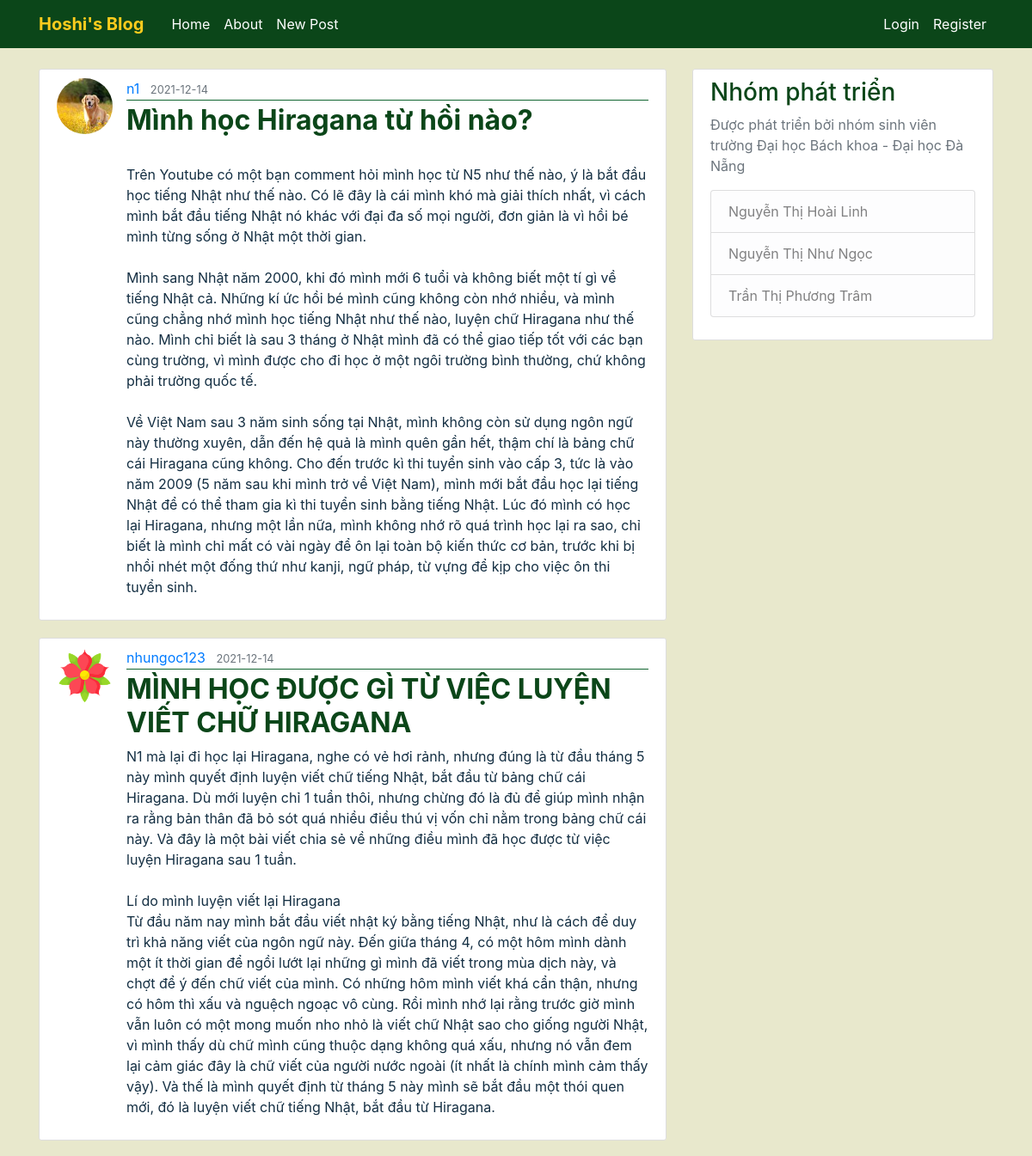
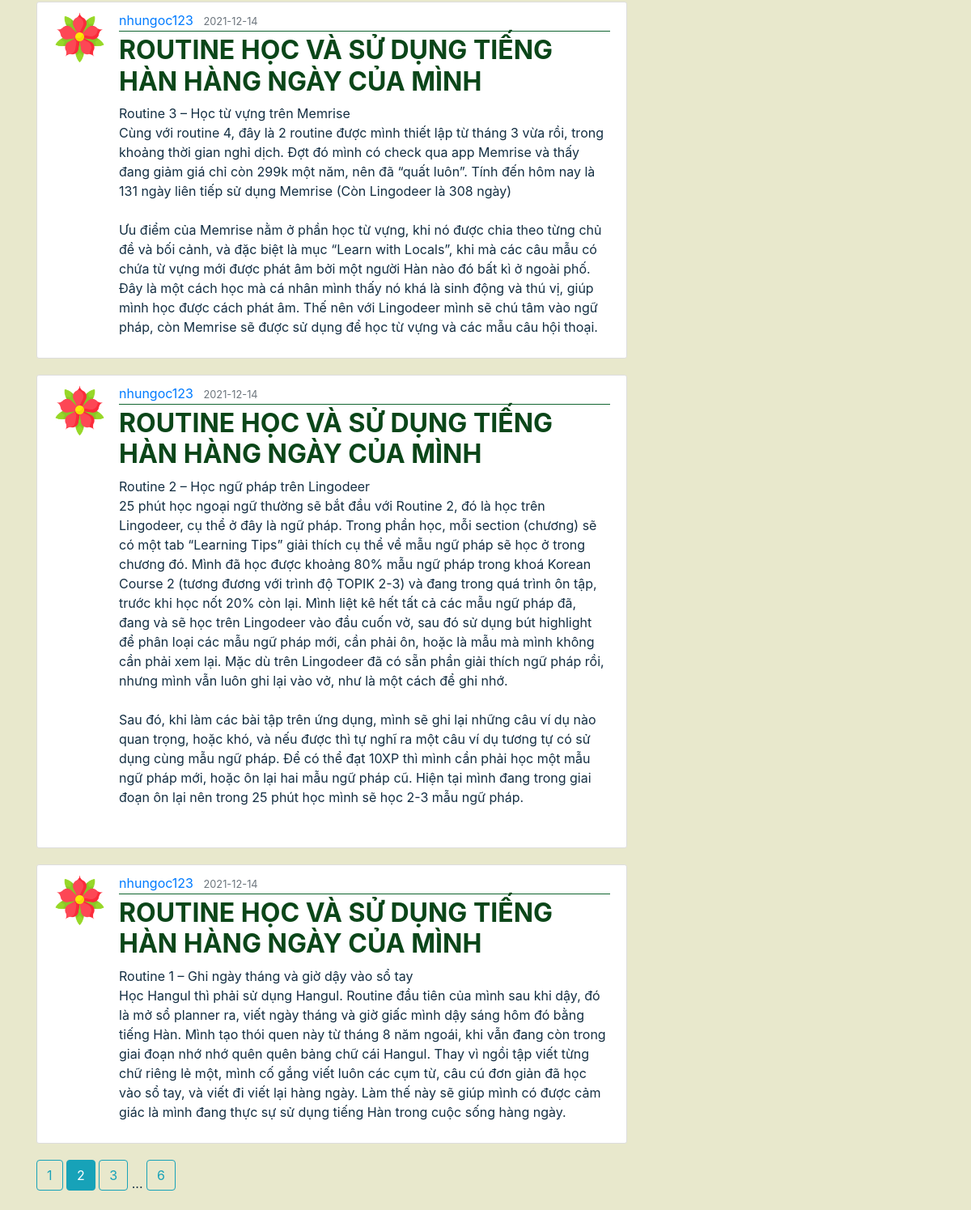
The page /home?page=2 on the database its author committed (2 pictures, top to bottom).
### FlaskBlog/models.py (models this page shows, shortened)
class Post(db.Model):
    id = db.Column(db.Integer, primary_key=True)
    title = db.Column(db.String(100), nullable=False)
    date_posted = db.Column(db.DateTime, nullable=False, default=datetime.utcnow)
    content = db.Column(db.Text, nullable=False)
    user_id = db.Column(db.Integer, db.ForeignKey('user.id'), nullable=False)

class User(db.Model, UserMixin):
    id = db.Column(db.Integer, primary_key=True)
    username = db.Column(db.String(20), unique=True, nullable=False)
    email = db.Column(db.String(120), unique=True, nullable=False)
    image_file = db.Column(db.String(20), nullable=False, default='default.png')
    password = db.Column(db.String(60), nullable=False)
    posts = db.relationship('Post', backref='author', lazy=True)

### FlaskBlog/routes.py (the view)
@app.route("/")
@app.route("/home")
def home():
    page = request.args.get('page', 1, type=int)
    posts = Post.query.order_by(Post.date_posted.desc()).paginate(page=page, per_page=5)
    return render_template('home.html', posts=posts)

### FlaskBlog/templates/home.html
{% extends "layout.html" %}
{% block content %}
    {% for post in posts.items %}
        <article class="media content-section">
          <img class="rounded-circle article-img" src="{{ url_for('static', filename='avatar/' + post.author.image_file) }}">
          <div class="media-body">
            <div class="article-metadata">
              <a class="mr-2" href="{{ url_for('user_posts', username=post.author.username) }}">{{ post.author.username }}</a>
              <small class="text-muted">{{ post.date_posted.strftime('%Y-%m-%d') }}</small>
            </div>
            <h2><a class="article-title" href="{{ url_for('post', post_id=post.id) }}">{{ post.title }}</a></h2>
            <p class="article-content">{{ post.content }}</p>
          </div>
        </article>
    {% endfor %}
    {% for page_num in posts.iter_pages(left_edge=1, right_edge=1, left_current=1, right_current=2) %}
      {% if page_num %}
        {% if posts.page == page_num %}
          <a class="btn btn-info mb-4" href="{{ url_for('home', page=page_num) }}">{{ page_num }}</a>
        {% else %}
          <a class="btn btn-outline-info mb-4" href="{{ url_for('home', page=page_num) }}">{{ page_num }}</a>
        {% endif %}
      {% else %}
        ...
      {% endif %}
    {% endfor %}
{% endblock content %}

### FlaskBlog/static/main.css (style rules this page uses)
body { background: #E8E8CC; color: #142F43; margin-top: 5rem; }
h1, h2, h3, h4, h5, h6 { color: #0B4619; }
.content-section { background: #ffffff; padding: 10px 20px; border: 1px solid #dddddd; border-radius: 3px; margin-bottom: 20px; }
.article-title { color: #0B4619; font-weight: bold; }
.article-content { white-space: pre-line; }
.article-img { height: 65px; width: 65px; margin-right: 16px; }
.article-metadata { padding-bottom: 1px; margin-bottom: 4px; border-bottom: 1px solid #116530 }

### rows shown on the page
Post: image_file (picture), author.username "n1", date_posted "2021-12-14", title "Mình học Hiragana từ hồi nào?", content "Trên Youtube có một bạn comment hỏi mình học từ N5 như thế nào, ý là bắt đầu học tiếng Nhật như thế nào. Có lẽ đây là cái mình khó mà giải thích nhất, vì cách mình bắt đầu tiếng Nhật nó khác với đại đa số mọi người, đơn giản là vì hồi bé mình từng sống ở Nhật một thời gian. Mình sang Nhật năm 2000, khi đó mình mới 6 tuổi và không biết một tí gì về tiếng Nhật cả. Những kí ức hồi bé mình cũng không còn nhớ nhiều, và mình cũng chẳng nhớ mình học tiếng Nhật như thế nào, luyện chữ Hiragana như thế nào. Mình chỉ biết là sau 3 tháng ở Nhật mình đã có thể giao tiếp tốt với các bạn cùng trường, vì mình được cho đi học ở một ngôi trường bình thường, chứ không phải trường quốc tế. Về Việt Nam sau 3…"
Post: image_file (picture), author.username "nhungoc123", date_posted "2021-12-14", title "MÌNH HỌC ĐƯỢC GÌ TỪ VIỆC LUYỆN VIẾT CHỮ HIRAGANA", content "N1 mà lại đi học lại Hiragana, nghe có vẻ hơi rảnh, nhưng đúng là từ đầu tháng 5 này mình quyết định luyện viết chữ tiếng Nhật, bắt đầu từ bảng chữ cái Hiragana. Dù mới luyện chỉ 1 tuần thôi, nhưng chừng đó là đủ để giúp mình nhận ra rằng bản thân đã bỏ sót quá nhiều điều thú vị vốn chỉ nằm trong bảng chữ cái này. Và đây là một bài viết chia sẻ về những điều mình đã học được từ việc luyện Hiragana sau 1 tuần. Lí do mình luyện viết lại Hiragana Từ đầu năm nay mình bắt đầu viết nhật ký bằng tiếng Nhật, như là cách để duy trì khả năng viết của ngôn ngữ này. Đến giữa tháng 4, có một hôm mình dành một ít thời gian để ngồi lướt lại những gì mình đã viết trong mùa dịch này, và chợt để ý đến chữ…"
Post: image_file (picture), author.username "nhungoc123", date_posted "2021-12-14", title "ROUTINE HỌC VÀ SỬ DỤNG TIẾNG HÀN HÀNG NGÀY CỦA MÌNH", content "Routine 3 – Học từ vựng trên Memrise Cùng với routine 4, đây là 2 routine được mình thiết lập từ tháng 3 vừa rồi, trong khoảng thời gian nghỉ dịch. Đợt đó mình có check qua app Memrise và thấy đang giảm giá chỉ còn 299k một năm, nên đã “quất luôn”. Tính đến hôm nay là 131 ngày liên tiếp sử dụng Memrise (Còn Lingodeer là 308 ngày) Ưu điểm của Memrise nằm ở phần học từ vựng, khi nó được chia theo từng chủ đề và bối cảnh, và đặc biệt là mục “Learn with Locals”, khi mà các câu mẫu có chứa từ vựng mới được phát âm bởi một người Hàn nào đó bất kì ở ngoài phố. Đây là một cách học mà cá nhân mình thấy nó khá là sinh động và thú vị, giúp mình học được cách phát âm. Thế nên với Lingodeer mình sẽ chú…"
Post: image_file (picture), author.username "nhungoc123", date_posted "2021-12-14", title "ROUTINE HỌC VÀ SỬ DỤNG TIẾNG HÀN HÀNG NGÀY CỦA MÌNH", content "Routine 2 – Học ngữ pháp trên Lingodeer 25 phút học ngoại ngữ thường sẽ bắt đầu với Routine 2, đó là học trên Lingodeer, cụ thể ở đây là ngữ pháp. Trong phần học, mỗi section (chương) sẽ có một tab “Learning Tips” giải thích cụ thể về mẫu ngữ pháp sẽ học ở trong chương đó. Mình đã học được khoảng 80% mẫu ngữ pháp trong khoá Korean Course 2 (tương đương với trình độ TOPIK 2-3) và đang trong quá trình ôn tập, trước khi học nốt 20% còn lại. Mình liệt kê hết tất cả các mẫu ngữ pháp đã, đang và sẽ học trên Lingodeer vào đầu cuốn vở, sau đó sử dụng bút highlight để phân loại các mẫu ngữ pháp mới, cần phải ôn, hoặc là mẫu mà mình không cần phải xem lại. Mặc dù trên Lingodeer đã có sẵn phần giải…"
Post: image_file (picture), author.username "nhungoc123", date_posted "2021-12-14", title "ROUTINE HỌC VÀ SỬ DỤNG TIẾNG HÀN HÀNG NGÀY CỦA MÌNH", content "Routine 1 – Ghi ngày tháng và giờ dậy vào sổ tay Học Hangul thì phải sử dụng Hangul. Routine đầu tiên của mình sau khi dậy, đó là mở sổ planner ra, viết ngày tháng và giờ giấc mình dậy sáng hôm đó bằng tiếng Hàn. Mình tạo thói quen này từ tháng 8 năm ngoái, khi vẫn đang còn trong giai đoạn nhớ nhớ quên quên bảng chữ cái Hangul. Thay vì ngồi tập viết từng chữ riêng lẻ một, mình cố gắng viết luôn các cụm từ, câu cú đơn giản đã học vào sổ tay, và viết đi viết lại hàng ngày. Làm thế này sẽ giúp mình có được cảm giác là mình đang thực sự sử dụng tiếng Hàn trong cuộc sống hàng ngày."

### other values the page prints
{{ page_num }} "1" "3" "6"
{{ page_num }} "2"
